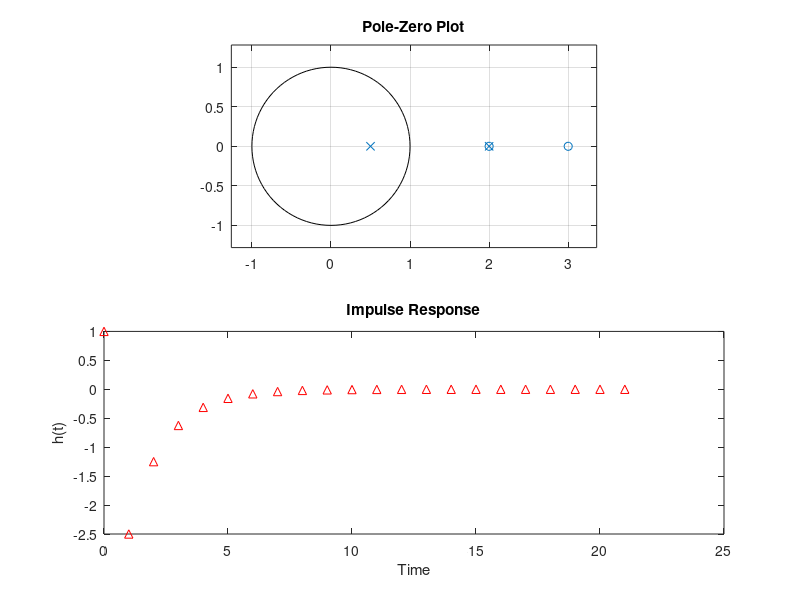

The MATLAB script that drew this image:
function y=poleplot()

	p=0.9;
	b = [1 -5 6];
	a = [1 -2.5 1];

	subplot(2,2,[1,2]);
	zplane(b,a);
	title("Pole-Zero Plot")
	subplot(2,2,[3,4])
	impz(b,a);
	title("Impulse Response");
	xlabel("Time")
	ylabel("h(t)")


end
